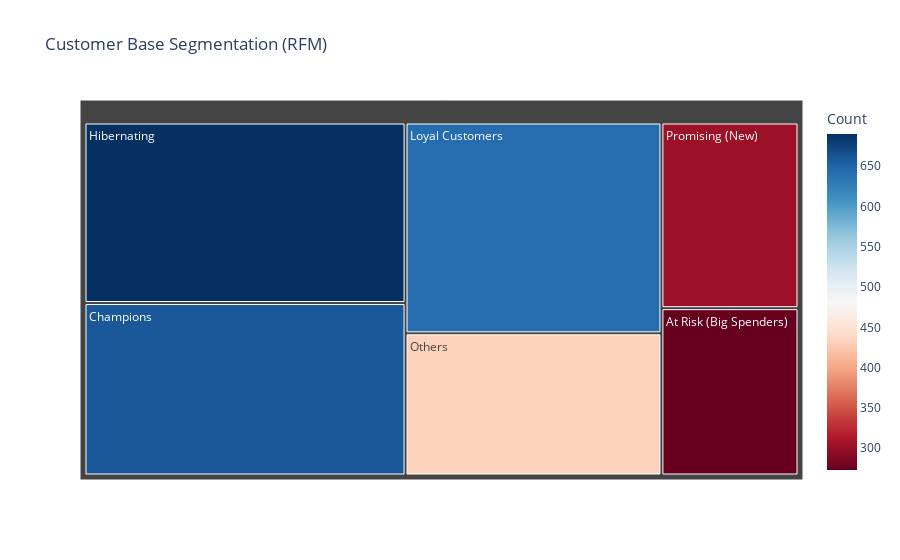

The cell this chart's notebook holds for it:
### Markdown cell above
## 1. Executive RFM Overview
RFM analysis allows us to separate our 'Champions' from 'Hibernating' customers, enabling precision marketing.

### Code cell
# Load calculated segments
rfm = pd.read_csv('../outputs/customer_segments.csv')

# Segment Distribution
seg_counts = rfm['Segment'].value_counts().reset_index()
seg_counts.columns = ['Segment', 'Count']

fig = px.treemap(seg_counts, path=['Segment'], values='Count',
                 title='Customer Base Segmentation (RFM)',
                 color='Count', color_continuous_scale='RdBu')
fig.show()

### Figure 1 — Plotly figure (JSON) as saved in the notebook; plotly's stock layout.template omitted (floating-point values rounded to 4 significant figures)
{"data": [{"branchvalues": "total", "customdata": [[690.0], [659.0], [642.0], [433.0], [303.0], [273.0]], "domain": {"x": [0, 1], "y": [0, 1]}, "hovertemplate": "labels=%{label}<br>Count_sum=%{value}<br>parent=%{parent}<br>id=%{id}<br>Count=%{color}<extra></extra>", "ids": ["Hibernating", "Champions", "Loyal Customers", "Others", "Promising (New)", "At Risk (Big Spenders)"], "labels": ["Hibernating", "Champions", "Loyal Customers", "Others", "Promising (New)", "At Risk (Big Spenders)"], "marker": {"coloraxis": "coloraxis", "colors": [690.0, 659.0, 642.0, 433.0, 303.0, 273.0]}, "name": "", "parents": ["", "", "", "", "", ""], "type": "treemap", "values": [690.0, 659.0, 642.0, 433.0, 303.0, 273.0]}], "layout": {"coloraxis": {"colorbar": {"title": {"text": "Count"}}, "colorscale": [[0, "rgb(103,0,31)"], [0.1, "rgb(178,24,43)"], [0.2, "rgb(214,96,77)"], [0.3, "rgb(244,165,130)"], [0.4, "rgb(253,219,199)"], [0.5, "rgb(247,247,247)"], [0.6, "rgb(209,229,240)"], [0.7, "rgb(146,197,222)"], [0.8, "rgb(67,147,195)"], [0.9, "rgb(33,102,172)"], [1, "rgb(5,48,97)"]]}, "legend": {"tracegroupgap": 0}, "title": {"text": "Customer Base Segmentation (RFM)"}}}
